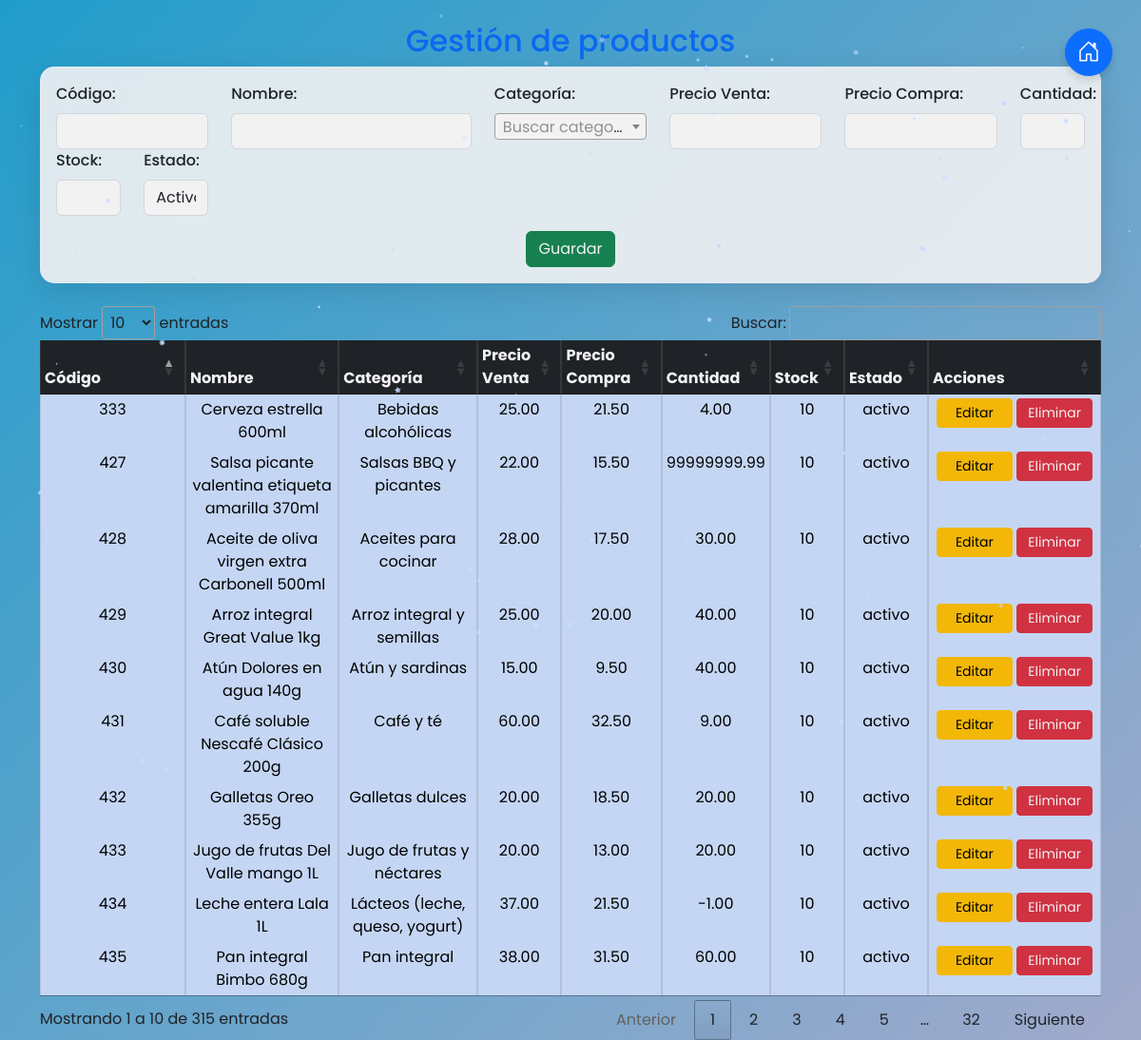
The page /crud_productos.php (signed in) on the database its author committed.
### tables this page shows
CREATE TABLE `productos` (
  `id_producto` int(11) NOT NULL,
  `nombre` varchar(100) NOT NULL,
  `precio` decimal(10,2) NOT NULL,
  `precio_compra` decimal(10,2) DEFAULT NULL,
  `cantidad` decimal(10,2) DEFAULT NULL,
  `stock` int(11) NOT NULL,
  `baja_alta` enum('activo','inactivo') NOT NULL DEFAULT 'activo',
  `id_categoria` int(11) NOT NULL,
  `codigo` varchar(255) NOT NULL
);

CREATE TABLE `categorias` (
  `id_categoria` int(11) NOT NULL,
  `nombre` varchar(100) NOT NULL,
  `fechabaja` datetime DEFAULT NULL
);

### crud_productos.php (the view, shortened to what this page needs)
<?php
include 'funciones/db.php';
$categoriasResult = $conn->query("SELECT id_categoria, nombre FROM categorias");
$categorias = [];
while ($row = $categoriasResult->fetch_assoc()) {
$categorias[] = $row;
}
if (isset($_GET["buscar"])) {
$search = $conn->real_escape_string($_GET["buscar"]);
$sql = "SELECT * FROM productos WHERE nombre LIKE '%$search%'";
} else {
$sql = "SELECT * FROM productos";
}
$result = $conn->query($sql);
?>
<!DOCTYPE html>
<html lang="es">
<head>
<link href="https://cdn.jsdelivr.net/npm/bootstrap@5.3.0/dist/css/bootstrap.min.css"
rel="stylesheet">
<link rel="stylesheet"
href="https://cdn.datatables.net/1.11.3/css/jquery.dataTables.min.css">
<link href="https://cdn.jsdelivr.net/npm/select2@4.1.0-rc.0/dist/css/select2.min.css"
rel="stylesheet" />
<link rel="stylesheet" href="https://cdn.jsdelivr.net/npm/bootstrap-
icons@1.11.3/font/bootstrap-icons.min.css">
</head>
<body class="container mt-4">
<h2 class="text-center text-primary font-weight-bold">Gestión de productos</h2>
<div class="card p-3 mb-4">
<form method="post">
<div class="mb-3 row">
<div class="col-md-2">
<label class="form-label">Código:</label>
<input type="text" class="form-control" name="codigo" value="<?=
isset($producto) ? htmlspecialchars($producto['codigo']) : '' ?>" required>
</div>
<div class="col-md-3">
<label class="form-label">Nombre:</label>
<input type="text" class="form-control" name="nombre" value="<?=
isset($producto) ? htmlspecialchars($producto['nombre']) : '' ?>" required>
</div>
<div class="col-md-2">
<label class="form-label">Categoría:</label>
</div>
<div class="col-md-2">
<label class="form-label">Precio Venta:</label>
<input type="number" step="0.01" class="form-control" name="precio"
value="<?= isset($producto) ? htmlspecialchars($producto['precio']) : '' ?>" required>
</div>
<div class="col-md-2">
<label class="form-label">Precio Compra:</label>
<input type="number" step="0.01" class="form-control"
name="precio_compra" value="<?= isset($producto) ?
htmlspecialchars($producto['precio_compra']) : '' ?>" required>
</div>
<div class="col-md-1">
<label class="form-label">Cantidad:</label>
<input type="number" step="0.01" class="form-control" name="cantidad"
value="<?= isset($producto) ? htmlspecialchars($producto['cantidad']) : '' ?>" required>
</div>
<div class="col-md-1">
<label class="form-label">Stock:</label>
<input type="number" class="form-control" name="stock" value="<?=
isset($producto) ? htmlspecialchars($producto['stock']) : '' ?>" required>
</div>
<div class="col-md-1">
<label class="form-label">Estado:</label>
<select class="form-control" name="baja_alta" required>
<option value="activo" <?= isset($producto) && $producto['baja_alta']
== 'activo' ? 'selected' : '' ?>>Activo</option>
</select>
</div>
</div>
<div class="d-flex justify-content-center gap-2 mt-3">
<button type="submit" class="btn btn-success" name="<?= isset($producto)
? 'actualizar' : 'guardar' ?>">
<?= isset($producto) ? 'Actualizar' : 'Guardar' ?>
</button>
</div>
</form>
</div>
<table class="table table-bordered text-center compact table-primary"
id="tabla_datos">
<thead class="table-dark">
<tr>
<th>Código</th>
<th>Nombre</th>
<th>Categoría</th>
<th>Precio Venta</th>
<th>Precio Compra</th>
<th>Cantidad</th>
<th>Stock</th>
<th>Estado</th>
<th width="150">Acciones</th>
</tr>
</thead>
<tbody>
<?php while ($row = $result->fetch_assoc()): ?>
<tr>
<td><?= htmlspecialchars($row["codigo"]) ?></td>
<td><?= htmlspecialchars($row["nombre"]) ?></td>
<td>
<?php
$categoriaId = $row["id_categoria"];
$categoriaNombre = "Desconocida";
foreach ($categorias as $categoria) {
if ($categoria["id_categoria"] == $categoriaId) {
$categoriaNombre = $categoria["nombre"];
break;
}
}
echo htmlspecialchars($categoriaNombre);
?>
</td>
<td><?= htmlspecialchars($row["precio"]) ?></td>
<td><?= htmlspecialchars($row["precio_compra"]) ?></td>
<td><?= htmlspecialchars($row["cantidad"]) ?></td>
<td><?= htmlspecialchars($row["stock"]) ?></td>
<td><?= htmlspecialchars($row["baja_alta"]) ?></td>
<td>
<a href="#" onclick="confirmarEdicion(<?= $row['id_producto'] ?>);
return false;" class="btn btn-warning btn-sm">Editar</a>
<a href="#" onclick="confirmarEliminacion(<?= $row['id_producto'] ?>);
return false;" class="btn btn-danger btn-sm">Eliminar</a>
</td>
</tr>
<?php endwhile; ?>
</tbody>
</table>
<a href="#" onclick="confirmarRegreso(); return false;"
class="floating-btn btn btn-primary btn-lg rounded-circle">
<i class="bi bi-house-door fs-4"></i>
</a>
</body>
</html>

### crud_productos.php (style rules this page uses)
body { background: linear-gradient(-45deg, #6d38a0, #ff7eb3, #D8B9D6, #23a6d5); background-size: 400% 400%; animation: gradientBG 15s ease infinite; min-height: 100vh; font-family: 'Poppins', sans-serif; }
.floating-btn { position: fixed; top: 30px; right: 30px; box-shadow: 0 4px 8px rgba(0, 0, 0, 0.15); transition: all 0.3s ease; width: 50px; height: 50px; display: flex; align-items: center; justify-content: center; z-index: 1000; }
.d-flex { display: flex; gap: 10px; }
.form-label { font-weight: 500; }
.card { background: rgba(255, 255, 255, 0.9); backdrop-filter: blur(12px); border-radius: 15px; border: 1px solid rgba(255, 255, 255, 0.2); box-shadow: 0 8px 32px rgba(0, 0, 0, 0.1); }
.btn-warning, .btn-danger { transition: all 0.3s ease; min-width: 80px; }

### rows shown on the page
productos: codigo "427", nombre "Salsa picante valentina etiqueta amarilla 370ml", id_categoria.nombre "Salsas BBQ y picantes", precio "22.00", precio_compra "15.50", cantidad "99999999.99", stock "10", baja_alta "activo"
productos: codigo "428", nombre "Aceite de oliva virgen extra Carbonell 500ml", id_categoria.nombre "Aceites para cocinar", precio "28.00", precio_compra "17.50", cantidad "30.00", stock "10", baja_alta "activo"
productos: codigo "429", nombre "Arroz integral Great Value 1kg", id_categoria.nombre "Arroz integral y semillas", precio "25.00", precio_compra "20.00", cantidad "40.00", stock "10", baja_alta "activo"
productos: codigo "430", nombre "Atún Dolores en agua 140g", id_categoria.nombre "Atún y sardinas", precio "15.00", precio_compra "9.50", cantidad "40.00", stock "10", baja_alta "activo"
productos: codigo "431", nombre "Café soluble Nescafé Clásico 200g", id_categoria.nombre "Café y té", precio "60.00", precio_compra "32.50", cantidad "9.00", stock "10", baja_alta "activo"
productos: codigo "432", nombre "Galletas Oreo 355g", id_categoria.nombre "Galletas dulces", precio "20.00", precio_compra "18.50", cantidad "20.00", stock "10", baja_alta "activo"
productos: codigo "433", nombre "Jugo de frutas Del Valle mango 1L", id_categoria.nombre "Jugo de frutas y néctares", precio "20.00", precio_compra "13.00", cantidad "20.00", stock "10", baja_alta "activo"
productos: codigo "434", nombre "Leche entera Lala 1L", id_categoria.nombre "Lácteos (leche, queso, yogurt)", precio "37.00", precio_compra "21.50", cantidad "-1.00", stock "10", baja_alta "activo"
productos: codigo "435", nombre "Pan integral Bimbo 680g", id_categoria.nombre "Pan integral", precio "38.00", precio_compra "31.50", cantidad "60.00", stock "10", baja_alta "activo"
productos: codigo "333", nombre "Cerveza estrella 600ml", id_categoria.nombre "Bebidas alcohólicas", precio "25.00", precio_compra "21.50", cantidad "4.00", stock "10", baja_alta "activo"
